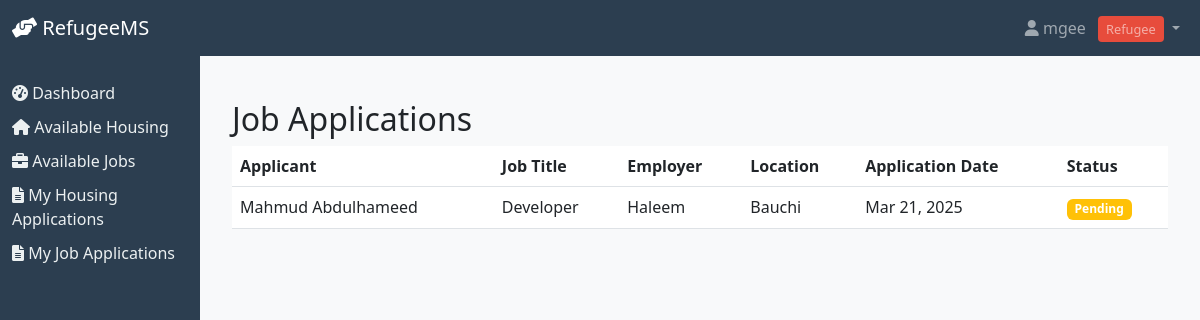
Before: /applications/jobs/ (signed in) with the older database file.
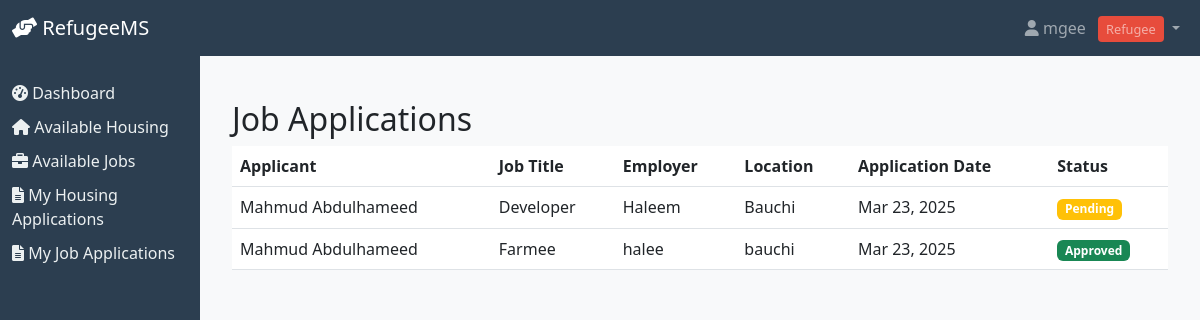
After: the same page with the newer database file.
### refugees/models.py (models this page shows, shortened)
class CustomUser(AbstractUser):
    USER_TYPE_CHOICES = [
        ('refugee', 'Refugee'),
        ('admin', 'Admin'),
        ('ngo', 'NGO'),
    ]
    user_type = models.CharField(max_length=10, choices=USER_TYPE_CHOICES)
    phone_number = models.CharField(max_length=20, blank=True)
    organization = models.CharField(max_length=100, blank=True, help_text="Organization name for NGO users")

class JobApplication(models.Model):
    STATUS_CHOICES = [
        ('pending', 'Pending Review'),
        ('shortlisted', 'Shortlisted'),
        ('interview', 'Interview Stage'),
        ('offered', 'Job Offered'),
        ('accepted', 'Offer Accepted'),
        ('rejected', 'Rejected'),
        ('withdrawn', 'Withdrawn'),
    ]
    refugee = models.ForeignKey(Refugee, on_delete=models.CASCADE)
    job = models.ForeignKey(Job, on_delete=models.CASCADE)
    status = models.CharField(max_length=20, choices=STATUS_CHOICES, default='pending')
    cover_letter = models.TextField(blank=True)
    resume = models.FileField(upload_to='job_applications/', blank=True)
    applied_at = models.DateTimeField(auto_now_add=True)
    last_updated = models.DateTimeField(auto_now=True)
    interview_date = models.DateTimeField(null=True, blank=True)
    notes = models.TextField(blank=True)
    class Meta:
        unique_together = ('refugee', 'job')

class Refugee(models.Model):
    GENDER_CHOICES = [
        ('M', 'Male'),
        ('F', 'Female'),
        ('O', 'Other'),
    ]
    STATUS_CHOICES = [
        ('pending', 'Pending'),
        ('approved', 'Approved'),
        ('rejected', 'Rejected'),
    ]
    user = models.OneToOneField(CustomUser, on_delete=models.CASCADE, related_name='refugee')
    date_of_birth = models.DateField(null=True)
    gender = models.CharField(max_length=1, choices=GENDER_CHOICES)
    family_size = models.IntegerField(validators=[MinValueValidator(1)])
    country_of_origin = models.CharField(max_length=100)
    native_language = models.CharField(max_length=50)
    education_level = models.CharField(max_length=100, blank=True)
    skills = models.TextField(blank=True)
    medical_conditions = models.TextField(blank=True)
    emergency_contact = models.CharField(max_length=100, blank=True)
    documents = models.FileField(upload_to='refugee_documents/', blank=True)
    status = models.CharField(max_length=10, choices=STATUS_CHOICES, default='pending')
    registered_at = models.DateTimeField(auto_now_add=True)
    last_updated = models.DateTimeField(auto_now=True)

class Job(models.Model):
    JOB_TYPE_CHOICES = [
        ('full_time', 'Full Time'),
        ('part_time', 'Part Time'),
        ('contract', 'Contract'),
        ('temporary', 'Temporary'),
    ]
    title = models.CharField(max_length=100)
    description = models.TextField()
    location = models.CharField(max_length=100)
    employer = models.CharField(max_length=100)
    job_type = models.CharField(max_length=20, choices=JOB_TYPE_CHOICES)
    salary_range = models.CharField(max_length=100, blank=True)
    requirements = models.TextField()
    benefits = models.TextField(blank=True)
    posted_at = models.DateTimeField(auto_now_add=True)
    deadline = models.DateTimeField()
    is_active = models.BooleanField(default=True)
    ngo = models.ForeignKey('NGO', on_delete=models.CASCADE, related_name='job_listings', null=True)

### refugees/views.py (the view)
# urls.py: path('applications/jobs/', views.JobApplicationListView.as_view(), name='job_application_list'),
class JobApplicationListView(LoginRequiredMixin, ListView):
    model = JobApplication
    template_name = 'refugees/job_application_list.html'
    context_object_name = 'applications'
    def get_queryset(self):
        if self.request.user.user_type == 'refugee':
            return JobApplication.objects.filter(refugee=self.request.user.refugee)
        elif self.request.user.user_type == 'ngo':
            return JobApplication.objects.filter(job__ngo=self.request.user.ngo)
        elif self.request.user.user_type == 'admin':
            return JobApplication.objects.all()
        return JobApplication.objects.none()
    def get_context_data(self, **kwargs):
        context = super().get_context_data(**kwargs)
        context['user_type'] = self.request.user.user_type
        return context

### refugees/templates/refugees/job_application_list.html (shortened to what this page needs)
{% extends 'refugees/base.html' %}
{% block content %}
<div class="container mt-4">
    <h2>Job Applications</h2>
    {% if applications %}
    <div class="table-responsive">
        <table class="table table-hover">
            <thead>
                <tr>
                    <th>Applicant</th>
                    <th>Job Title</th>
                    <th>Employer</th>
                    <th>Location</th>
                    <th>Application Date</th>
                    <th>Status</th>
                </tr>
            </thead>
            <tbody>
                {% for application in applications %}
                <tr>
                    <td>{{ application.refugee.user.get_full_name }}</td>
                    <td>{{ application.job.title }}</td>
                    <td>{{ application.job.employer }}</td>
                    <td>{{ application.job.location }}</td>
                    <td>{{ application.applied_at|date:"M d, Y" }}</td>
                    <td>
                        <span class="badge {% if application.status == 'pending' %}bg-warning
                                          {% elif application.status == 'approved' %}bg-success
                                          {% else %}bg-danger{% endif %}">
                            {{ application.status|title }}
                        </span>
                    </td>
                </tr>
                {% endfor %}
            </tbody>
        </table>
    </div>
    {% else %}
    <div class="alert alert-info">
        No job applications found.
    </div>
    {% endif %}
</div>
{% endblock %}

### refugees/templates/refugees/base.html (shortened to what this page needs)
<!DOCTYPE html>
<html lang="en">
<head>
    <link href="https://cdn.jsdelivr.net/npm/bootstrap@5.3.0/dist/css/bootstrap.min.css" rel="stylesheet">
    <link href="https://cdnjs.cloudflare.com/ajax/libs/font-awesome/6.0.0/css/all.min.css" rel="stylesheet">
</head>
<body>
    <nav class="navbar navbar-expand-lg navbar-dark bg-dark">
        <div class="container-fluid">
            <a class="navbar-brand" href="{% url 'dashboard' %}">
                <i class="fas fa-hands-helping"></i> RefugeeMS
            </a>
            <div class="collapse navbar-collapse" id="navbarNav">
                <ul class="navbar-nav ms-auto">
                    {% if user.is_authenticated %}
                    <li class="nav-item dropdown">
                        <a class="nav-link dropdown-toggle" href="#" id="userDropdown" role="button" data-bs-toggle="dropdown">
                            <i class="fas fa-user"></i> {{ user.username }}
                            {% if user.user_type == 'refugee' %}
                                <span class="user-type-badge refugee-badge">Refugee</span>
                            {% elif user.user_type == 'ngo' %}
                                <span class="user-type-badge ngo-badge">NGO</span>
                            {% else %}
                                <span class="user-type-badge admin-badge">Admin</span>
                            {% endif %}
                        </a>
                    </li>
                    {% endif %}
                </ul>
            </div>
        </div>
    </nav>
    <div class="container-fluid">
        <div class="row">
            {% if user.is_authenticated %}
            <div class="col-md-2 sidebar">
                <div class="d-flex flex-column">
                    <a href="{% url 'dashboard' %}" class="nav-link {% if request.resolver_match.url_name == 'dashboard' %}active{% endif %}">
                        <i class="fas fa-tachometer-alt"></i> Dashboard
                    </a>
                    {% if user.user_type == 'refugee' %}
                        <a href="{% url 'housing_list' %}" class="nav-link {% if 'housing' in request.path %}active{% endif %}">
                            <i class="fas fa-home"></i> Available Housing
                        </a>
                        <a href="{% url 'job_list' %}" class="nav-link {% if 'job' in request.path %}active{% endif %}">
                            <i class="fas fa-briefcase"></i> Available Jobs
                        </a>
                        <a href="{% url 'housing_application_list' %}" class="nav-link {% if 'housing_application' in request.path %}active{% endif %}">
                            <i class="fas fa-file-alt"></i> My Housing Applications
                        </a>
                        <a href="{% url 'job_application_list' %}" class="nav-link {% if 'job_application' in request.path %}active{% endif %}">
                            <i class="fas fa-file-alt"></i> My Job Applications
                        </a>
                    {% endif %}
                </div>
            </div>
            <div class="col-md-10 main-content">
            {% else %}
            <div class="col-12 main-content">
            {% endif %}
                {% block content %}
                {% endblock %}
            </div>
        </div>
    </div>
</body>
</html>

### refugees/templates/refugees/base.html (style rules this page uses)
.sidebar { min-height: 100vh; background-color: #2c3e50; padding-top: 20px; }
.sidebar .nav-link { color: #ecf0f1; margin: 5px 0; }
.main-content { padding: 20px; background-color: #f8f9fa; }
.navbar { background-color: #2c3e50 !important; }
.user-type-badge { font-size: 0.8rem; padding: 0.25rem 0.5rem; border-radius: 0.25rem; margin-left: 0.5rem; }
.refugee-badge { background-color: #e74c3c; }

Changed rows visible on the page:
removed JobApplication: refugee.user.get_full_name "Mahmud Abdulhameed", job "Developer", job.employer "Haleem", job.location "Bauchi", applied_at "Mar 21, 2025", status "Pending"
added JobApplication: refugee.user.get_full_name "Mahmud Abdulhameed", job "Developer", job.employer "Haleem", job.location "Bauchi", applied_at "Mar 23, 2025", status "Pending"
added JobApplication: refugee.user.get_full_name "Mahmud Abdulhameed", job "Farmee", job.employer "halee", job.location "bauchi", applied_at "Mar 23, 2025", status "Approved"
